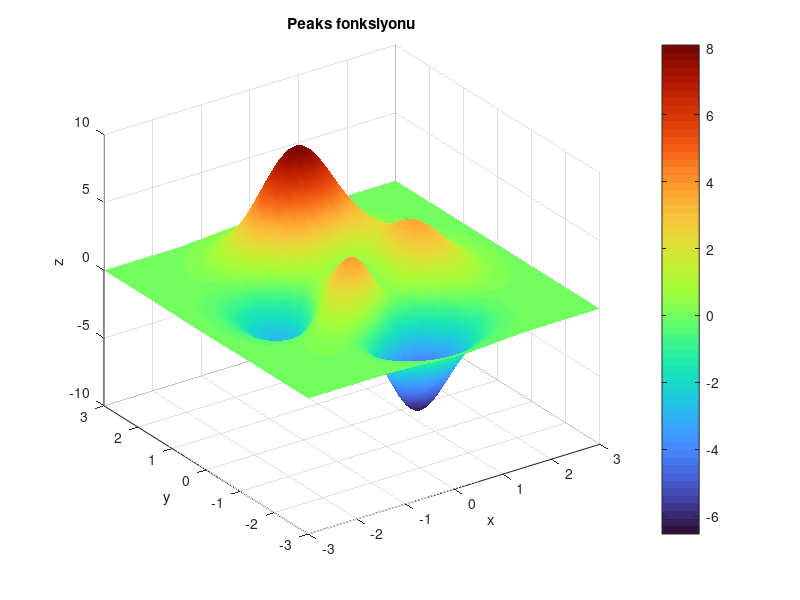

Recreate this plot in MATLAB.
%% Üç boyutlu yüzey
clear; close all;
[x, y] = meshgrid(linspace(-3, 3, 80));
z = peaks(x, y);
figure('Name', 'Peaks · 3D yüzey', 'Position', [0 0 900 600]);
surf(x,y,z); shading interp; colormap turbo; colorbar;
xlabel('x'); ylabel('y'); zlabel('z'); title('Peaks fonksiyonu');
view(-35, 30); grid on;
